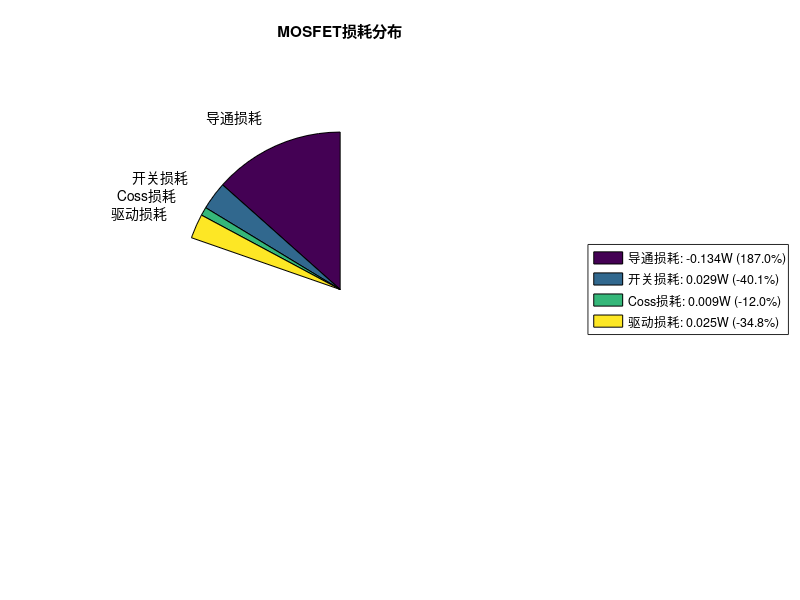

This chart was generated by the following MATLAB code:


%%-------------------------------------------------------------------------------------------------------------
    function [total_loss, breakdown] = calculate_mosfet_loss(varargin)
% 计算MOSFET功率损耗
% 用法1: calculate_mosfet_loss('param1', value1, 'param2', value2, ...)
% 用法2: [total_loss, breakdown] = calculate_mosfet_loss(config_struct)

    %% 参数解析
    if nargin == 1 && isstruct(varargin{1})
        config = varargin{1};
    else
        config = parse_parameters(varargin{:});
    end
    
    %% 从配置中提取参数
    Vin = config.Vin;           % 输入电压 (V)
    Vout = config.Vout;         % 输出电压 (V)
    I_load = config.I_load;     % 负载电流 (A)
    fsw = config.fsw;           % 开关频率 (Hz)
    Vgs = config.Vgs;           % 栅极驱动电压 (V)
    Tj_est = config.Tj_est;     % 估计结温 (°C)
    Ta = config.Ta;             % 环境温度 (°C)
    
    % MOSFET参数
    Rds_on = config.Rds_on;     % 导通电阻 (Ω)
    Qg = config.Qg;             % 总栅极电荷 (nC)
    Qgs = config.Qgs;           % 栅源电荷 (nC)
    Qgd = config.Qgd;           % 栅漏电荷 (nC)
    tr = config.tr;             % 上升时间 (s)
    tf = config.tf;             % 下降时间 (s)
    Coss = config.Coss;         % 输出电容 (F)
    Rth_ja = config.Rth_ja;     % 结到环境热阻 (°C/W)
    
    %% 计算基本工作参数
    % D = Vout / Vin;             % 占空比 (Buck电路)
    % Irms = I_load * sqrt(D);    % RMS电流 (简化计算)

    % 占空比计算
D = 1 - (Vin / Vout);
% RMS电流计算
Irms = I_load / (1 - D) * sqrt(1 - D); % 输入电流RMS
% 开关损耗电压
V_sw = Vout; % MOSFET关断时承受输出电压
    
    %% 1. 导通损耗计算
    % 考虑温度对Rds_on的影响 (典型: Rds_on随温度升高而增大)
    Rds_on_actual = Rds_on * (1 + 0.007 * (Tj_est - 25)); % 0.7%/°C的温度系数
    P_cond = Irms^2 * Rds_on_actual * D;
    
    %% 2. 开关损耗计算
    % 方法1: 使用开关时间计算
    E_switch_single = 0.5 * Vin * I_load * (tr + tf); % 单次开关能量 (J)
    P_sw_time = E_switch_single * fsw;
    
    % 方法2: 使用栅极电荷计算 (更精确)
    V_plateau = 4; % 典型米勒平台电压 (V)，可根据数据手册调整
    E_on = Qgd * 1e-9 * V_plateau;  % 开通能量 (J)
    E_off = Qgd * 1e-9 * (Vin - V_plateau); % 关断能量 (J)
    P_sw_charge = (E_on + E_off) * fsw;
    
    % 使用更精确的方法
    P_sw = P_sw_charge;
    
    %% 3. 输出电容损耗
    P_coss = 0.5 * Coss * Vin^2 * fsw;
    
    %% 4. 驱动损耗
    P_drive = Qg * 1e-9 * Vgs * fsw;
    
    %% 5. 总损耗计算
    P_total = P_cond + P_sw + P_coss + P_drive;
    
    %% 6. 热计算 - 迭代以获得更准确的结果
    Tj_new = Ta + P_total * Rth_ja;
    
    % 如果估计结温与实际计算相差较大，重新计算
    if abs(Tj_new - Tj_est) > 5
        fprintf('进行热迭代: Tj_est = %.1f°C, Tj_new = %.1f°C\n', Tj_est, Tj_new);
        % 更新Rds_on基于新的结温
        Rds_on_new = Rds_on * (1 + 0.007 * (Tj_new - 25));
        P_cond_new = Irms^2 * Rds_on_new * D;
        P_total_new = P_cond_new + P_sw + P_coss + P_drive;
        
        % 使用迭代后的值
        P_cond = P_cond_new;
        P_total = P_total_new;
        Tj_final = Ta + P_total_new * Rth_ja;
    else
        Tj_final = Tj_new;
    end
    
    %% 输出结果
    fprintf('\n=== MOSFET损耗分析结果 ===\n');
    fprintf('工作条件:\n');
    fprintf('  输入电压: %.1f V\n', Vin);
    fprintf('  输出电压: %.1f V\n', Vout);
    fprintf('  负载电流: %.1f A\n', I_load);
    fprintf('  开关频率: %.0f kHz\n', fsw/1e3);
    fprintf('  占空比: %.2f\n', D);
    
    fprintf('\n损耗分析:\n');
    fprintf('  导通损耗: %.3f W (%.1f%%)\n', P_cond, P_cond/P_total*100);
    fprintf('  开关损耗: %.3f W (%.1f%%)\n', P_sw, P_sw/P_total*100);
    fprintf('  Coss损耗: %.3f W (%.1f%%)\n', P_coss, P_coss/P_total*100);
    fprintf('  驱动损耗: %.3f W (%.1f%%)\n', P_drive, P_drive/P_total*100);
    fprintf('  -------------------------\n');
    fprintf('  总损耗:   %.3f W\n', P_total);
    
    fprintf('\n热分析:\n');
    fprintf('  环境温度: %.1f°C\n', Ta);
    fprintf('  结温:     %.1f°C\n', Tj_final);
    fprintf('  热裕量:   %.1f°C (假设最大结温150°C)\n', 150 - Tj_final);
    
    %% 返回结果
    total_loss = P_total;
    breakdown.cond_loss = P_cond;
    breakdown.sw_loss = P_sw;
    breakdown.coss_loss = P_coss;
    breakdown.drive_loss = P_drive;
    breakdown.junction_temp = Tj_final;
    
    %% 绘制损耗分布图
    if config.plot_results
        plot_loss_breakdown(breakdown);
    end
end

function config = parse_parameters(varargin)
% 解析输入参数
    p = inputParser;
    
    % 默认参数 - 基于典型的MOSFET应用
    addParameter(p, 'Vin', 24, @isnumeric);
    addParameter(p, 'Vout', 12, @isnumeric);
    addParameter(p, 'I_load', 5, @isnumeric);
    addParameter(p, 'fsw', 100e3, @isnumeric);
    addParameter(p, 'Vgs', 10, @isnumeric);
    addParameter(p, 'Tj_est', 80, @isnumeric);
    addParameter(p, 'Ta', 40, @isnumeric);
    
    % MOSFET参数默认值 (基于典型器件)
    addParameter(p, 'Rds_on', 0.01, @isnumeric);      % 10mΩ
    addParameter(p, 'Qg', 25, @isnumeric);            % 25nC
    addParameter(p, 'Qgs', 8, @isnumeric);            % 8nC
    addParameter(p, 'Qgd', 12, @isnumeric);           % 12nC
    addParameter(p, 'tr', 20e-9, @isnumeric);         % 20ns
    addParameter(p, 'tf', 15e-9, @isnumeric);         % 15ns
    addParameter(p, 'Coss', 300e-12, @isnumeric);     % 300pF
    addParameter(p, 'Rth_ja', 40, @isnumeric);        % 40°C/W
    
    addParameter(p, 'plot_results', true, @islogical);
    
    parse(p, varargin{:});
    config = p.Results;
end

function plot_loss_breakdown(breakdown)
% 绘制损耗分布饼图
    losses = [breakdown.cond_loss, breakdown.sw_loss, ...
              breakdown.coss_loss, breakdown.drive_loss];
    labels = {'导通损耗', '开关损耗', 'Coss损耗', '驱动损耗'};
    
    figure;
    pie(losses, labels);
    title('MOSFET损耗分布');
    
    % 添加数值标签
    legend_text = cell(1, length(labels));
    for i = 1:length(labels)
        legend_text{i} = sprintf('%s: %.3fW (%.1f%%)', ...
            labels{i}, losses(i), losses(i)/sum(losses)*100);
    end
    legend(legend_text, 'Location', 'eastoutside');
end

      
